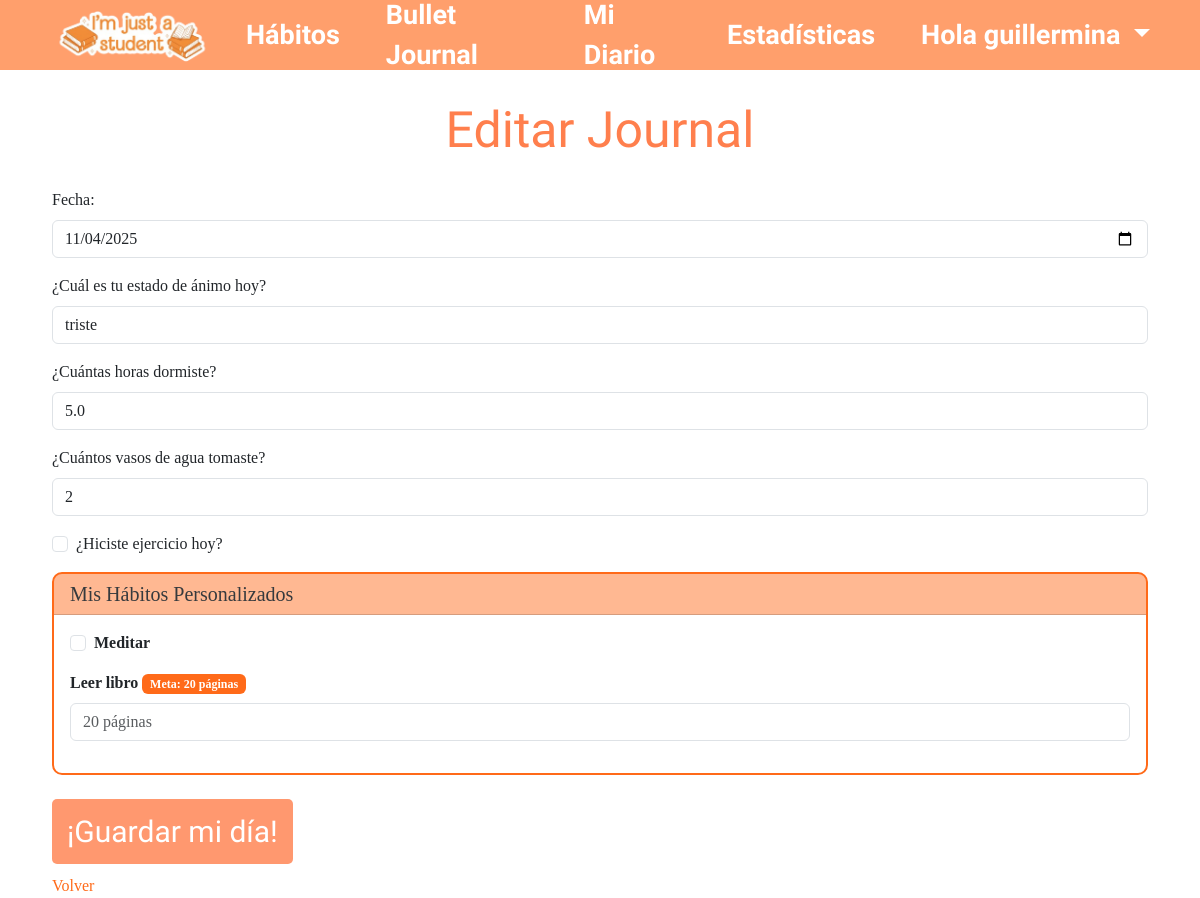
/journals/38/edit/ (signed in), run on the app's committed database.
### bullet_journal/models.py (models this page shows, shortened)
class Journal(models.Model):
    user = models.ForeignKey(User, on_delete=models.CASCADE)
    date = models.DateField()
    mood = models.CharField(max_length=50)
    sleep_hours = models.FloatField(null=True)
    water_glasses = models.IntegerField(null=True)
    exercise = models.BooleanField(default=False)
    image = models.ImageField(upload_to='journal_images/', null=True, blank=True)
    title = models.CharField(max_length=200, blank=True, null=True)
    diary_entry = models.TextField(blank=True, null=True)
    diary_image = models.ImageField(upload_to='diary_images/', null=True, blank=True)
    custom_habits_data = models.JSONField(default=dict, blank=True)
    class Meta:
        unique_together = ('user', 'date')

class CustomHabit(models.Model):
    TYPE_CHOICES = [
        ('boolean', 'Sí/No'),
        ('integer', 'Número'),
    ]
    user = models.ForeignKey(User, on_delete=models.CASCADE, related_name='custom_habits')
    name = models.CharField(max_length=100)
    description = models.TextField(blank=True, null=True)
    type = models.CharField(max_length=10, choices=TYPE_CHOICES)
    created_at = models.DateTimeField(auto_now_add=True)
    is_active = models.BooleanField(default=True)
    goal_value = models.IntegerField(null=True, blank=True)  # Valor objetivo (si aplica)
    unit = models.CharField(max_length=20, blank=True, null=True)  #
    class Meta:
        unique_together = ('user', 'name')
        ordering = ['-created_at']

### bullet_journal/views/journal_views.py (the view, shortened to what this page needs)
# urls.py: path('journals/<int:pk>/edit/', journal_edit, name='journal_edit'),
@login_required
def journal_edit(request, pk):
    journal = get_object_or_404(Journal, pk=pk, user=request.user)
    user_habits = CustomHabit.objects.filter(user=request.user, is_active=True)
    return render(request, 'bullet_journal/journal/edit_journal.html', {
        'journal': journal,
        'custom_habits': user_habits,
    })

### bullet_journal/templates/bullet_journal/journal/edit_journal.html (shortened to what this page needs)
{% extends "header.html" %}
{% block contenido %}
<div class="container mt-5">
    <div class="journal-form">
        <h1>Editar Journal</h1>
        <form method="post" enctype="multipart/form-data">
                {% load i18n %}
            <div class="mb-3">
                <label for="date" class="form-label">Fecha:</label>
                <input type="date" class="form-control" id="date" name="date" maxlength="50"
                    value="{{ journal.date|date:'Y-m-d' }}">
            </div>
            <div class="mb-3">
                <label for="mood" class="form-label">¿Cuál es tu estado de ánimo hoy?</label>
                <input type="text" class="form-control" id="mood" name="mood" maxlength="50"
                    value="{{ journal.mood }}">
            </div>
            <div class="mb-3">
                <label for="sleep_hours" class="form-label">¿Cuántas horas dormiste?</label>
                <input type="number" class="form-control" id="sleep_hours" name="sleep_hours" step="0.1"
                    value="{{ journal.sleep_hours }}">
            </div>
            <div class="mb-3">
                <label for="water_glasses" class="form-label">¿Cuántos vasos de agua tomaste?</label>
                <input type="number" class="form-control" id="water_glasses" name="water_glasses"
                    value="{{ journal.water_glasses }}">
            </div>
            <div class="mb-3 form-check">
                <input type="checkbox" class="form-check-input form-check-input-orange" id="exercise" name="exercise"
                       {% if journal.exercise %}checked{% endif %}>
                <label class="form-check-label" for="exercise">¿Hiciste ejercicio hoy?</label>
            </div>
            {% if custom_habits %}
            <div class="card mb-4 border-orange">
                <div class="card-header bg-orange-light">
                    <h5 class="mb-0">Mis Hábitos Personalizados</h5>
                </div>
                <div class="card-body">
                    {% for habit in custom_habits %}
                    <div class="mb-3">
                        {% with field_name="habit_"|add:habit.id %}
                        {% if habit.type == 'boolean' %}
                            <div class="form-check">
                                <input type="checkbox"
                                    class="form-check-input form-check-input-orange"
                                    id="{{ field_name }}"
                                    name="{{ field_name }}"
                                    {% if habit.current_value %}checked{% endif %}>
                                <label class="form-check-label" for="{{ field_name }}">
                                    <strong>{{ habit.name }}</strong>
                                </label>
                            </div>
                        {% elif habit.type == 'integer' %}
                            <label for="{{ field_name }}" class="form-label">
                                <strong>{{ habit.name }}</strong>
                                {% if habit.goal_value %}
                                    <span class="badge badge-orange">
                                        Meta: {{ habit.goal_value }}{% if habit.unit %} {{ habit.unit }}{% endif %}
                                    </span>
                                {% endif %}
                            </label>
                            <input
                                type="number"
                                class="form-control"
                                id="{{ field_name }}"
                                name="{{ field_name }}"
                                min="0"
                                value="{{ habit.current_value }}"
                                placeholder="{{ habit.goal_value|default:0 }} {% if habit.unit %}{{ habit.unit }}{% endif %}">
                        {% endif %}
                        {% endwith %}
                    </div>
                    {% endfor %}
                </div>
            </div>
            {% endif %}
            <button type="submit" class="btn btn-primary">¡Guardar mi día!</button>
        </form>
        <a href="{% url 'journal_list' %}" class="link-orange">Volver</a>
    </div>
</div>
{% endblock %}

### bullet_journal/templates/header.html (shortened to what this page needs)
{% load static %}
<html>
<head>
    <link href="https://cdn.jsdelivr.net/npm/bootstrap@5.3.3/dist/css/bootstrap.min.css" rel="stylesheet">
    <link rel="stylesheet" href="{% static 'bullet_journal/css/styles.css' %}">
</head>
<body>
<header>
<nav class="navbar navbar-expand-lg navbar-light custom-header">
  <div class="container-fluid">
    <a class="navbar-brand" href="{% url 'home' %}">
      <img src="{% static 'bullet_journal/images/logo1.png' %}" alt="Logo" class="logo-img">
    </a>
    <div class="collapse navbar-collapse" id="navbarContent">
      <ul class="navbar-nav ms-auto nav-links">
        <li class="nav-item">
          <a class="nav-link" href="{% url 'manage_habits' %}">Hábitos</a>
        </li>
        <li class="nav-item">
          <a class="nav-link" href="{% url 'journal_list' %}">Bullet Journal</a>
        </li>
        <li class="nav-item">
          <a class="nav-link" href="{% url 'diary_list' %}"> Mi Diario</a>
        </li>
        <li class="nav-item">
          <a class="nav-link" href="{% url 'stadistics' %}">Estadísticas</a>
        </li>
          {% if user.is_authenticated %}
          <li class="nav-item dropdown">
            <a class="nav-link dropdown-toggle" href="#" id="userDropdown" role="button" data-bs-toggle="dropdown" aria-expanded="false">
              Hola {{ user.username }}
            </a>
          </li>
        {% endif %}
      </ul>
    </div>
  </div>
</nav>
</header>
<main>
    {% block contenido %}{% endblock %}
</main>
</body>
</html>

### bullet_journal/static/bullet_journal/css/styles.css (style rules this page uses)
.custom-header { display: flex; justify-content: space-between; align-items: center; background-color: #ff9f6c; color: white; padding: 15px 30px; position: fixed; top: 0; left: 0; width: 100%; height: 70px; z-index: 1000; }
.logo-img { width: 180px; height: auto; }
.nav-links { list-style: none; display: flex; gap: 30px; align-items: center; }
.nav-links a { text-decoration: none; color: white; font-weight: bold; transition: color 0.3s; font-family: 'Amatic SC', cursive; font-size: 27px; }
.nav-item.dropdown .nav-link.dropdown-toggle { color: white !important; }
* { margin: 0; padding: 0; box-sizing: border-box; }
.journal-form { height: 100vh; margin: 0; font-family: 'Times New Roman', Times, serif; padding: 10px; padding-top: 0; }
.journal-form .btn.btn-primary { text-align: center; font-family: "Amatic SC", sans-serif; color: white; font-size: 30px; margin-bottom: 10px; }
h1 { margin-top: 80px; padding: 20px; font-family: 'Dancing Script', cursive; color: #ff7f4d; font-size: 50px; text-align: center; }
.btn.btn-primary { font-family: 'Times New Roman', Times, serif; font-size: 19px; background-color: #ff986f; color: white; border: none; padding: 10px 15px; border-radius: 5px; text-align: center; justify-content: center; }
:root { --cell: 28px; --gap: 2px; --border: #333; font-family: Arial, sans-serif; }
.badge-orange { background-color: #ff6a19 !important; color: white !important; }
.border-orange { border: 2px solid #ff6a19 !important; border-radius: 10px !important; }
.link-orange { color: #ff6a19 !important; text-decoration: none; font-family: 'Times New Roman', Times, serif; text-align: center; }
.bg-orange-light { background-color: #ff6a1986 !important; opacity: 0.9; }

### data on the page
Journal: date "11/04/2025", mood "triste", sleep_hours "5.0", water_glasses "2"
CustomHabit: name "Meditar"
CustomHabit: name "Leer libro", goal_value "20", unit "páginas", goal_value "20 páginas"

### other printed values
{{ user.username }} "guillermina"
